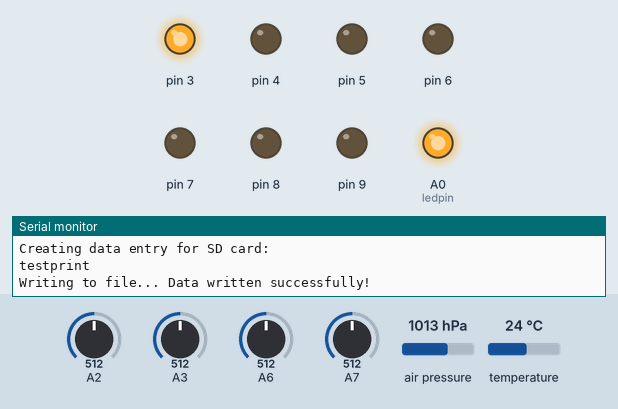
This program was run on a simulated Arduino Nano, built with avr-gcc and run on an emulated ATmega328P. Shown: output pins drawn as LEDs (lit = HIGH), the last lines printed to the serial monitor. The test bench sets the inputs (shaded band); at power-on: A2 = 512, A3 = 512, A6 = 512, A7 = 512, air pressure 1013 hPa, temperature 24 °C. Storage starts empty.

Above: at 5.6 s.
5.7 s: A2 set to 781
At 9.4 s:
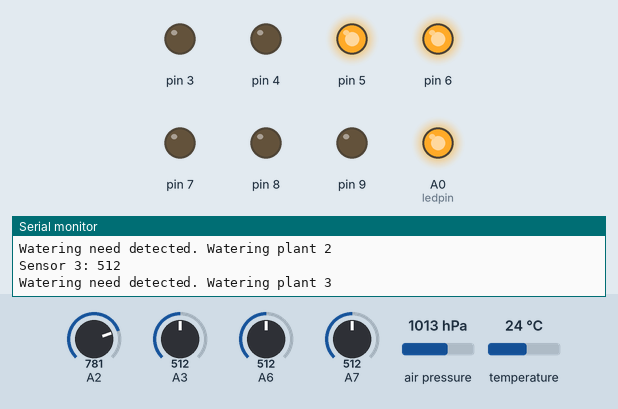
11.2 s: A2 set to 818
At 13.5 s:
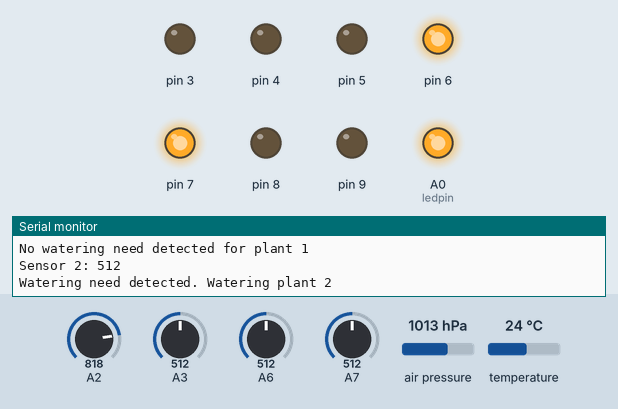
19.9 s: A2 set to 790
At 24.1 s:
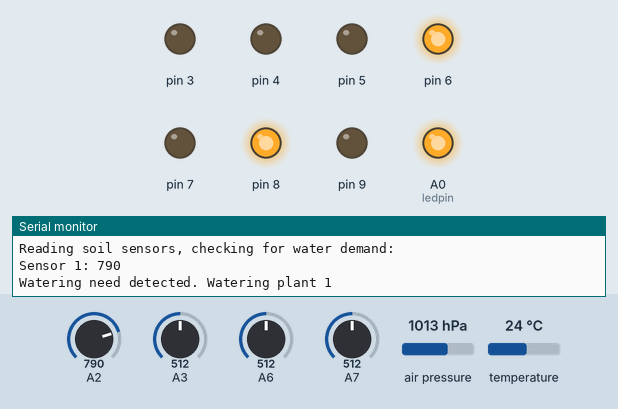
Timing chart, 0 to 29.7 s (numbered marks = the images above; inputs shaded):
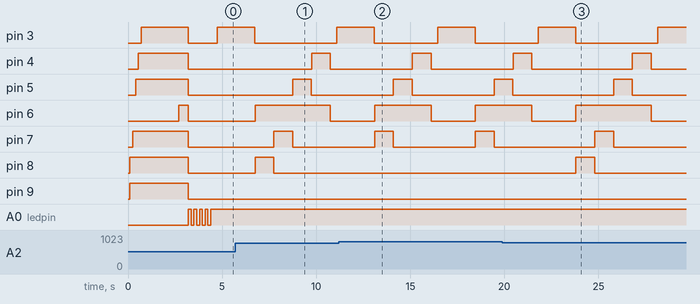

The program:

main.cpp
```cpp
/***************************************
 *      Arduino Irrigation System V3.1
 *      Written by Thomas Dickmann
 *      Started 09.01.2022
 ***************************************/

//Using Platformio requires to include the Arduino framework
#include <Arduino.h>

/**********************************************************************************************************
 *  OPL project:
 *
 * TODO: Resolve conflict with RTC and BMP. When taking RTC out of the picture completely, things seem to work fine
 * No address conflict - checked via I2C scanner:
 * RTC I2C address is 0x68
 * BMP I2C address is 0x76
 * TODO: Sleep.h not found when using 33IoT envorionment in Platformio.ini (build): https://www.arduino.cc/reference/en/libraries/arduino-low-power/
 * TODO: When putting multiple environments in the platformio.ini file, the serial monitor doesn't work anymore
 * TODO: Flesh out pseudo code for service routine
 * TODO: aggressive behavior invoked error with loop over object array
 * TODO: Add array of water amounts per plant
 * TODO: warning comparison of signed and unsigned int with sizeof function in for loop
 * TODO: correct value of ml_per_sec constant in setup.cpp
 * TODO: Include BMP280 functionality
 * TODO: Set correct RTC time
 * TODO: Move SD functionality to setup.cpp
 * TODO: Use list of objects to cycle over for initialization? Less repeatative code
 * TODO: Open and write sensor Data on SD card every service cycle
 * TODO: Clean up and understand RTC setup and ISR/interrupt handling
 * TODO: Move time offset out of set alarm function, make input for function (clearer concept)
 * TODO: Fix overflow problem with Seconds >60 values for interrupt alarm timer -> extrpolate to hours
 * TODO: Better understand SD functions
 * TODO: BP writing multiple variables in constant format string -> Input Master Thesis %D%D%D%D%D w/ const digit space
 * TODO: How to use the LED object and LED.cpp functions in SD setup function?
 *
 * TODO: Reserach target specific code sections (IoT33 vs. regular nano): https://community.platformio.org/t/changing-destination-boards/4751/2
 *
 * Done 09.01.: Mixup with analog pins. Schematic adjusted and prototype resoldered, need to be fixed in PCB V3.1 (reorder)
 * Done 12.01.: Understand where to declare which variables without conflict and follow BP -> Use of extern and move of declarations into setup.cpp
 * Done 12.01.: When creating Setup.cpp file, the build fails. Error: Multiple definitions of the pin variables.--> Declaration instead of definition in header file (see above)
 * Done 12.01.: Refactor code and move init functions to setup.cpp
 * Done 12.01.: Set up basic SD functionality in loop
 * Done 12.01.: Added pseudocode for service routine
 * Done 16.01.: Added blinking LED in SD setup function (indicating setup failure)
 * Done 16.01.: Created object arrays for valves and sensors
 * Done 16.01.: Created watering routines using for loop over object arrays (DRY-logic)
 * ********************************************************************************************************/

//Setup and Hardware classes includes
#include "Setup.h" //including system constants and RTC + SD related routines
#include "LED.h" //class for LEDS
#include "LowSideSwitch.h" //class for LSS drivers
#include "HighSideSwitch.h" //class for HSS stages
#include "AnalogInput.h" //analog sensor class

//Creating hardware objects
LED LED_Status(ledpin);

LowSideSwitch Valve1(valve_1);
LowSideSwitch Valve2(valve_2);
LowSideSwitch Valve3(valve_3);
LowSideSwitch Valve4(valve_4);

LowSideSwitch Motor1(mot_1);
LowSideSwitch Motor2(mot_2);

HighSideSwitch HSS(hss_sig);

AnalogInput Sensor1(sen_1);
AnalogInput Sensor2(sen_2);
AnalogInput Sensor3(sen_3);
AnalogInput Sensor4(sen_4);

//Creating a list of objects to loop over in the service cylce
AnalogInput MySensors[] = {Sensor1, Sensor2, Sensor3, Sensor4};
LowSideSwitch MyValves[] = {Valve1, Valve2, Valve3, Valve4};

//Creation of File object for SD card
//TODO: Move to setup.cpp? Possible/correct practise?
File myData;

//Creation of BMP sensor object
Adafruit_BMP280 bmp;
//CHECK - object creation doesn't fuck up the serial communication

void setup()
{
  //Initializing the hardware objects (pins, default states)
  //Motors off, valves closed, HSS power on
  LED_Status.init();

  Valve1.init();
  Valve2.init();
  Valve3.init();
  Valve4.init();

  Motor1.init();
  Motor2.init();

  HSS.init();

  Sensor1.init();
  Sensor2.init();
  Sensor3.init();
  Sensor4.init();

  //Starting serial communication
  Serial.begin(115200);

/********************************************
*   Initial test of hardware and peripherals
*********************************************/

  //  *** Valves and motors check ***
  //Open the valves sequentially
  Serial.println("Checking valves and motors... ");
  for (int i=0; i <4; i++){
    MyValves[i].on();
    delay(150);
  }
  //start both motors, fill up reservoir and lines
  Motor1.on();
  delay(2000); //reservoir buffer needs to be bigger to prevent dry run on pump 2
  Motor2.on();
  delay(500); //TODO: Adjust, so that lines will be filled but little to no water makes it through the valves
  //stop pumps
  Motor1.off();
  Motor2.off();
  //close valves
  for (int i=0; i <4; i++){
    MyValves[i].off();
  }
  Serial.println("Valve and motor check finished. \n");

   //  *** Sensors and SD card check ***
  //Powering the HSS
  HSS.on();

//Adding the sensor check leads to SD card not being able to open the file... wtf.
/*
  //Checking the analog sensor readings:
  Serial.println("Checking soil sensors and water demand... ");
  for (int i=0; i <4; i++){
  Serial.print("Sensor ");
  Serial.print(i+1);
  Serial.print(": ");
  Serial.println(MySensors[i].read());
  if(MySensors[i].read()  <  soil_threshold){
      Serial.print("Watering need detected. Watering plant ");
      Serial.println(i+1);
    }
  else{
      Serial.print("No watering need detected for plant ");
      Serial.println(i+1);
    }
  }
Serial.println("Analog sensor check finished. \n");
*/


  //When using the BMP, the code compiles, but it fucks up the RTC timestamps on the serial monitor
  bmp.begin(BMP280_ADDRESS_ALT, BMP280_CHIPID); //adressing BMP with correct bus adress
  //CHECK - Object initialization fucks up writing the timestamp data entry for the SD card to the monitor
    bmp.setSampling(Adafruit_BMP280::MODE_NORMAL,     // Operating Mode.
          Adafruit_BMP280::SAMPLING_X2,               // Temp. oversampling
          Adafruit_BMP280::SAMPLING_X16,              // Pressure oversampling
          Adafruit_BMP280::FILTER_X16,                // Filtering.
          Adafruit_BMP280::STANDBY_MS_500);           // Standby time.
  //CHECK - Settings don't seem to fuck up more stuff

  //  *** RTC setup and check ***
/*
  //Initializing RTC (only needed once)
  RTC_setup();
*/

 //flashing the status LED to indicate to signal finish of setup function
  for (int i=0; i <4; i++){
    LED_Status.on();
    delay(150);
    LED_Status.off();
    delay(150);
  }

  Serial.println("System check and setup cycle finished. \n");
  //End of setup function
}


void loop()
{
/*************************************************
* Code for the sleep state routine between loops *
**************************************************/

Serial.println("--- Set alarm and initialize SD card --- ");
  /*
  //Set new alarm with defined time offset
  RTC_set_alarm(); //Writes the new alarm time to the serial monitor
  delay(100);
  //Hypothesis: Serial was doing weird shit because the final step in set_alarm is to write the time, while the first step in the next function was to get the time.
  //probably timestap changed while trying to write it to the serial when calling set_alarm right right after calling it before in setup, or after sleep prepare with get timestamp

  //Preparing the arduino for power saving sleep state ... TODO: Move sleep_cpu to RTC_sleep_prepare fct?
  RTC_sleep_prepare(); //writes the time of going to sleep to the serial monitor
  delay(100);
  sleep_cpu();  //activating sleep mode
*/

  //Code to be executed after arduino has been woken up:
  LED_Status.on(); //turns on status led to indicate wakeup/begin of service cycle
  HSS.on();        //connecting power to sensors and SD card

/*
  //Get current time stamp from RTC
  get_timestamp();
  //Printing wakeup time to the serial monitor
  Serial.println("Controller has been woken up");
  Serial.print("Time: ");
  Serial.print(String(hour(t)));
  Serial.print(":");
  Serial.print(String(minute(t)));
  Serial.print(":");
  Serial.println(String(second(t)));
*/
  //Initializing the SD after powering it down (error indication by status led, won't work on PCB V3.0)
  SD_setup(ledpin);

  //Allowing the system to settle for a while
  delay(300);

  Serial.println("--- Service cycle begin --- \n");

  /****************************************
  *** Code for reading all sensor data ****
  *****************************************/

  //BMP 280 temperature and pressure sensor
  Serial.print(F("Temperature = "));
  Serial.print(bmp.readTemperature());
  Serial.println(" *C");
  Serial.print(F("Pressure = "));
  Serial.print(bmp.readPressure());
  Serial.println(" hPa");
  //CHECK - Using these functions in Loop fucks up the RTC and Serial real good. No more Strings before timestamps in set_alarm and sleep_prepare, timestamp SD only consists of seconds


  //Create logging entry for SD card
  Serial.println("Creating data entry for SD card:");
  //timestamp = (String(year(t)) +"/" +String(month(t)) +"/" +String(day(t)) +" - " +String(hour(t))+":"+String(minute(t))+":"+String(second(t)));
  //String sensor_data = (String sensor 1-4, string temperature, string pressure, string amount)
  Serial.println("testprint"); //+ sensor_data
  //TODO: create string object in setup and only overwrite the value here each time the service cycle is performed
  //TODO: Write newly overwritten string object to sd card with function (input string, function details in setup.cpp)

  //Test code for SD card functionality
  myData = SD.open("data.txt", FILE_WRITE);
  if (myData) {
    Serial.print("Writing to file... ");
    // Write to file
    myData.print(String(hour(t)));
    myData.print(":");
    myData.print(String(minute(t)));
    myData.print(":");
    myData.println(String(second(t)));

    myData.print("Data Sensor 1");
    myData.print("Data Sensor 2");
    myData.print("Data Sensor 3");
    myData.print("Data Sensor 4");

    myData.print("Bool Pump 1");
    myData.print("Bool Pump 2");

    myData.close(); // close the file

    Serial.println("Data written successfully! \n");
  }
  // if the file didn't open, print an error:
  else {
    Serial.println("Error opening data.txt \n");
  }


/****************************************
** Code for watering service routine ****
*****************************************/

 //Fill secondary reservoir with water
 Motor1.on();
 delay(2000); //TODO pass fuction to give 15ml of water
 Motor1.off();

 //Loop over sensors and compare values to threshold (needs to be defined in setup.cpp)
  Serial.println("Reading soil sensors, checking for water demand: ");
  for (int i=0; i <4; i++){
  Serial.print("Sensor ");
  Serial.print(i+1);
  Serial.print(": ");
  Serial.println(MySensors[i].read());

  if(MySensors[i].read()  <  soil_threshold){
      Serial.print("Watering need detected. Watering plant ");
      Serial.println(i+1);
      MyValves[i].on(); //open valve i
      Motor2.on(); //switch on pump secondary reservoir
      delay(1000); //TODO pass function to give 5ml of water, optimize with plant specific value through var. list of amount constants
      Motor2.off(); //turn off pump secondary reservoir
      MyValves[i].off(); //close valve i
    }

  else{
      Serial.print("No watering need detected for plant ");
      Serial.println(i+1);
    }
  }


  //TODO: Create entry for amount in data entry for routine

  //Redundant security measure: Close all valves and swtich off both pumps again
  Motor1.off();
  Motor2.off();
  Valve1.off();
  Valve2.off();
  Valve3.off();
  Valve4.off();

  LED_Status.off(); //turns off status led to indicate finished service cycle
  HSS.off();        //disconnecting power to sensors and SD card

  Serial.println("--- Service cycle finished! ---\n");

  //End of loop function

  } 
```

AnalogInput.h
```cpp
/**********************************************************
 *      C++ class for controlling analog inputs
 *      Controlled hardware: Analog sensors, voltage inputs etc.
 *      Written by Thomas Dickmann
 *      H File edited: 09.01.2022
 *
 * *********************************************************/

//Include guards in each header file
#ifndef ANALOGINPUT_H
#define ANALOGINPUT_H

#include <Arduino.h>

//TODO: Implement status function (check wether or not sensors are powered)

class AnalogInput
{
    public:
        //constructor
        AnalogInput(char pinnumber);

        //public functions
        void init();
        unsigned int read();

    private:
        char _analogpin;
        bool _status;
};

#endif //ANALOGINPUT_H
```

HighSideSwitch.h
```cpp
/**********************************************************
 *      C++ class for High Side Switch control
 *      Controlled hardware: Anything needing VCC and unaltered system GND (peripherals, sensors...)
 *      Written by Thomas Dickmann
 *      H File edited: 09.01.2022
 *
 * *********************************************************/

//TODO: Clarification, if HSS and LSS differentiation makes any sense. If not -> merge classes

#ifndef HIGHSIDESWTICH_H
#define HIGHSIDESWTICH_H

#include <Arduino.h>

//define constants
//TODO: Static variables, scopes, point of definition?

class HighSideSwitch
{
    public:
        HighSideSwitch(char pinnumber); //constructor, attachting the LSS to a drive pin

        void init();
        void on();
        void off();
        bool status();

    private:

    char _HSSpin;
    bool _status;
};

#endif //HIGHSIDESWTICH_H
```

LED.h
```cpp
/**********************************************************
 *      C++ class for LED control in Arduino programs
 *      Written by Thomas Dickmann
 *      Edited: 07.01.2022
 *
 * *********************************************************/

//Include guards in each header file
#ifndef LED_H
#define LED_H

#include <Arduino.h> //including arduino library to be able to use functions like digitalWrite etc. in class methods

//class definition (tells the compiler about the existence of functions/methods and variables/properties of the class)

class LED
{
    public: //access specifier, decides wheter or not members of the class are accessible from the outside
        //"constructor" -> allows creation of objects/intances of the class (in this case, LEDs to be used in programs)
        //name matches the class name, no return type, not even void
        LED(char pinnumber);

        //public class members:
        void init(); //setup the LED for use (input/output of the pin)
        void on();
        void off(); //switiching the LED state
        bool status(); //returns the state of "LED on"=1, "LED off"=0

    private: //these class members can only be accessed from inside the class. Usually, all variables/properties from the class are private and are accessed via public functions.
            // this way the class can't be corrupted by the main program code
        char _ledpin;
        bool _status;
};

#endif //LED_H
```

LowSideSwitch.h
```cpp
/**********************************************************
 *      C++ class for Low Side Switch control
 *      Controlled hardware: Motors, solenoid valves, lights, ...
 *      Written by Thomas Dickmann
 *      H File edited: 09.01.2022
 *
 * *********************************************************/

#ifndef LOWSIDESWTICH_H
#define LOWSIDESWTICH_H

#include <Arduino.h>

//define constants
//TODO: Static variables, scopes, point of definition?

class LowSideSwitch
{
    public:
        LowSideSwitch(char pinnumber); //constructor, attachting the LSS to a drive pin

        void init();
        void on();
        void off();
        bool status();

    private:

    char _LSSpin;
    bool _status;
};

#endif //LOWSIDESWTICH_H
```

AnalogInput.cpp
```cpp
/**********************************************************
 *      C++ class for controlling analog inputs
 *      Controlled hardware: Analog sensors, voltage inputs etc.
 *      Written by Thomas Dickmann
 *      H File edited: 09.01.2022
 *
 * *********************************************************/

#include "AnalogInput.h"

//class members definition. All start with the name of the class, a double colon then the member name

//constructor
AnalogInput::AnalogInput(char pinnumber)
{
    _analogpin = pinnumber;
}

//Functions
void AnalogInput::init()
{
    pinMode(_analogpin, INPUT); //setting the pin as an analog input
}

unsigned int AnalogInput::read()
{
    unsigned int val = analogRead(_analogpin);
    return val;
}
```

HighSideSwitch.cpp
```cpp
/**********************************************************
 *      C++ class for High Side Switch control
 *      Controlled hardware: Anything needing VCC and unaltered system GND (peripherals, sensors...)
 *      Written by Thomas Dickmann
 *      CPP File edited: 09.01.2022
 *
 * *********************************************************/

#include "HighSideSwitch.h"

/* private variables to be used in class functions:
    char _HSSpin
    bool _status
 */

//constructor creates object specifying the attached pin
HighSideSwitch::HighSideSwitch(char pinnumber)
{
    _HSSpin = pinnumber;
}

//initializes the valve object
void HighSideSwitch::init()
{
    pinMode(_HSSpin, OUTPUT);
    delay(100);
    /*initial on-switch after setting pin as output
     yielded strage switch voltage
     uneven step response w/ about 3.3V peak and breakdown to about 2V after
     -> adding delay to define on time upon initialization
    */
    digitalWrite(_HSSpin, HIGH); //Status off
}

void HighSideSwitch::on()
{
    digitalWrite(_HSSpin,LOW);
    _status = 1 ;
}

void HighSideSwitch::off()
{
    digitalWrite(_HSSpin,HIGH);
    _status = 0;
}

//returns the valve status on or off when called
bool HighSideSwitch::status()
{
    return _status;
}
```

Source omitted: Setup.h (2911 bytes), LED.cpp (1301 bytes), LowSideSwitch.cpp (953 bytes), Setup.cpp (5574 bytes)

Measured:
- the behaviour switches between 799 and 800 on A2 (found by bisection; images 1 and 2)
- after the input at 11.2 s, pin 8: stays LOW (without the input it goes to HIGH after 1.9 s)
- after the input at 19.9 s, pin 8: LOW → HIGH after 3.9 s, → LOW 1.0 s later
- by itself, pin 4: alternates HIGH for 1.0 s and LOW for 5.4 s
- by itself, A0 (ledpin): alternates HIGH for 0.15 s and LOW for 0.15 s, 8 changes in all, then stays HIGH
